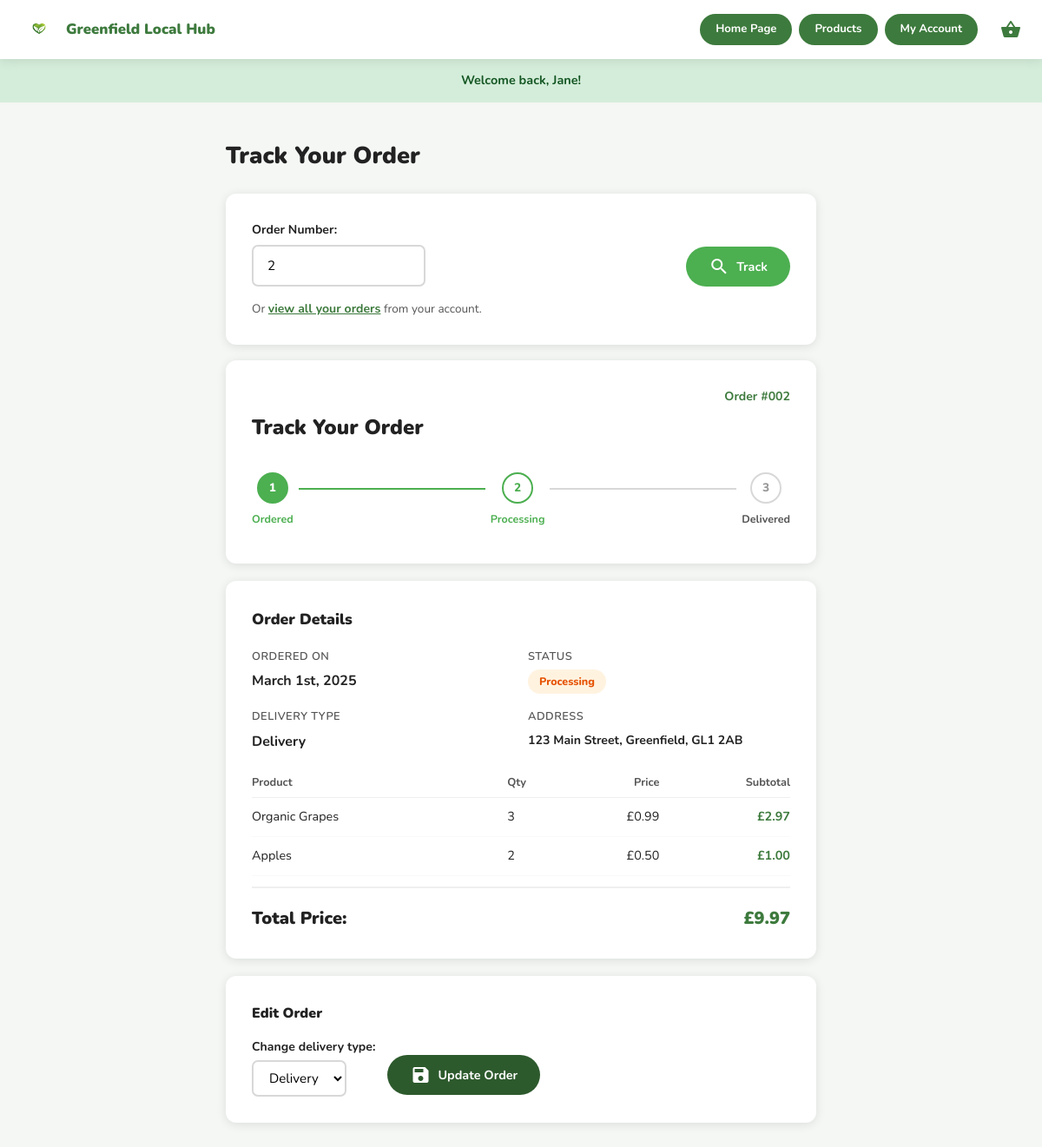
The page /track-order.php?order=2 (signed in) on the database its author committed.
### tables this page shows
CREATE TABLE orders (
    id               INT AUTO_INCREMENT PRIMARY KEY,
    customer_id      INT NOT NULL,
    status           ENUM('ordered','processing','delivered') DEFAULT 'ordered',
    delivery_type    ENUM('pickup','delivery') DEFAULT 'pickup',
    total_price      DECIMAL(10,2) NOT NULL,
    delivery_address TEXT,
    card_name        VARCHAR(255),
    created_at       TIMESTAMP DEFAULT CURRENT_TIMESTAMP,
    FOREIGN KEY (customer_id) REFERENCES users(id)
);

CREATE TABLE order_items (
    id         INT AUTO_INCREMENT PRIMARY KEY,
    order_id   INT NOT NULL,
    product_id INT NOT NULL,
    quantity   INT NOT NULL,
    price      DECIMAL(10,2) NOT NULL,
    FOREIGN KEY (order_id)   REFERENCES orders(id),
    FOREIGN KEY (product_id) REFERENCES products(id)
);

CREATE TABLE products (
    id             INT AUTO_INCREMENT PRIMARY KEY,
    name           VARCHAR(255) NOT NULL,
    description    TEXT,
    price          DECIMAL(10,2) NOT NULL,
    image          VARCHAR(255),
    category_id    INT,
    producer_id    INT,
    stock_quantity INT DEFAULT 100,
    featured       TINYINT(1) DEFAULT 0,
    created_at     TIMESTAMP DEFAULT CURRENT_TIMESTAMP,
    FOREIGN KEY (category_id) REFERENCES categories(id),
    FOREIGN KEY (producer_id) REFERENCES users(id)
);

### includes/db.php (called while the page is built, shortened)
<?php
function isLoggedIn(): bool {
    return !empty($_SESSION['user_id']);
}
function isProducer(): bool {
    return !empty($_SESSION['user_role']) && $_SESSION['user_role'] === 'producer';
}
function formatPrice(float $price): string {
    return '£' . number_format($price, 2);
}

### track-order.php (the view, shortened to what this page needs)
<?php
require_once 'includes/db.php';
$order_id = (int)($_GET['order'] ?? 0);
$order    = null;
$items    = [];
if ($order_id) {
    $stmt = $conn->prepare("SELECT o.*, u.first_name, u.last_name, u.email
                            FROM orders o
                            JOIN users u ON o.customer_id = u.id
                            WHERE o.id = ?");
    $stmt->bind_param('i', $order_id);
    $stmt->execute();
    $order = $stmt->get_result()->fetch_assoc();
    if ($order) {
        $i_stmt = $conn->prepare("SELECT oi.*, p.name, p.image FROM order_items oi
                                  JOIN products p ON oi.product_id = p.id
                                  WHERE oi.order_id = ?");
        $i_stmt->bind_param('i', $order_id);
        $i_stmt->execute();
        $items = $i_stmt->get_result()->fetch_all(MYSQLI_ASSOC);
    } else {
        $error = 'Order not found. Please check your order number.';
        $order_id = 0;
    }
}
$step_map = ['ordered' => 0, 'processing' => 1, 'delivered' => 2];
$current_step = $order ? ($step_map[$order['status']] ?? 0) : 0;
require_once 'includes/header.php';
?>
<main>
<div class="container">
<div class="track-wrapper">
    <h1 style="font-size:1.7rem;font-weight:900;margin-bottom:20px;">Track Your Order</h1>
    <div class="track-card" style="margin-bottom:18px;">
        <form method="POST" action="track-order.php" style="display:flex;gap:12px;align-items:flex-end;">
            <div style="flex:1;">
                <label class="form-label" for="order_id">Order Number:</label>
                <input class="form-input" type="number" id="order_id" name="order_id"
                       placeholder="e.g. 1" min="1"
                       value="<?= $order_id ?: '' ?>" style="max-width:200px;">
            </div>
            <button type="submit" class="btn btn-primary">
                <span class="material-icons">search</span> Track
            </button>
        </form>
        <?php if (isLoggedIn()): ?>
        <div style="margin-top:14px;font-size:.85rem;color:var(--text-mid);">
            Or <a href="account.php" class="form-link">view all your orders</a> from your account.
        </div>
        <?php endif; ?>
    </div>
    <?php if ($order): ?>
    <div class="track-card">
        <div class="track-order-ref">Order #<?= str_pad($order['id'], 3, '0', STR_PAD_LEFT) ?></div>
        <h2 class="track-heading">Track Your Order</h2>
        <div class="progress-wrap">
            <?php
            $steps = ['Ordered', 'Processing', 'Delivered'];
            foreach ($steps as $i => $label):
                $cls = $i < $current_step ? 'done' : ($i === $current_step ? 'active' : '');
            ?>
            <div class="step">
                <div class="step-circle <?= $cls ?>"><?= $i + 1 ?></div>
                <span class="step-name <?= $cls ?>"><?= $label ?></span>
            </div>
            <?php if ($i < count($steps) - 1): ?>
            <div class="step-line <?= $i < $current_step ? 'done' : '' ?>"></div>
            <?php endif; ?>
            <?php endforeach; ?>
        </div>
    </div>
    <div class="track-card">
        <h3 style="font-weight:900;font-size:1.1rem;margin-bottom:18px;">Order Details</h3>
        <div style="display:grid;grid-template-columns:1fr 1fr;gap:16px;margin-bottom:18px;">
            <div>
                <div class="order-detail-label">Ordered on</div>
                <div class="order-detail-value">
                    <?= date('F jS, Y', strtotime($order['created_at'])) ?>
                </div>
            </div>
            <div>
                <div class="order-detail-label">Status</div>
                <div><span class="status-badge status-<?= $order['status'] ?>"><?= ucfirst($order['status']) ?></span></div>
            </div>
            <div>
                <div class="order-detail-label">Delivery Type</div>
                <div class="order-detail-value" style="text-transform:capitalize;">
                    <?= htmlspecialchars($order['delivery_type']) ?>
                </div>
            </div>
            <?php if ($order['delivery_address']): ?>
            <div>
                <div class="order-detail-label">Address</div>
                <div class="order-detail-value" style="font-size:.88rem;"><?= htmlspecialchars($order['delivery_address']) ?></div>
            </div>
            <?php endif; ?>
        </div>
        <table class="order-items-table">
            <thead>
                <tr>
                    <th>Product</th>
                    <th>Qty</th>
                    <th style="text-align:right;">Price</th>
                    <th style="text-align:right;">Subtotal</th>
                </tr>
            </thead>
            <tbody>
                <?php foreach ($items as $item): ?>
                <tr>
                    <td><?= htmlspecialchars($item['name']) ?></td>
                    <td><?= $item['quantity'] ?></td>
                    <td style="text-align:right;"><?= formatPrice($item['price']) ?></td>
                    <td><?= formatPrice($item['price'] * $item['quantity']) ?></td>
                </tr>
                <?php endforeach; ?>
            </tbody>
        </table>
        <div class="basket-total-row" style="margin-top:12px;">
            <span>Total Price:</span>
            <span class="basket-total-price"><?= formatPrice($order['total_price']) ?></span>
        </div>
    </div>
    <?php if ($order['status'] !== 'delivered'): ?>
    <div class="track-card">
        <h3 style="font-weight:900;font-size:1rem;margin-bottom:14px;">Edit Order</h3>
        <form method="POST" action="track-order.php?order=<?= $order_id ?>"
              style="display:flex;align-items:center;gap:14px;flex-wrap:wrap;">
            <div>
                <label class="form-label" style="margin-bottom:4px;">Change delivery type:</label>
                <select name="new_delivery" class="form-input" style="width:auto;padding:8px 14px;">
                    <option value="delivery" <?= $order['delivery_type']==='delivery' ? 'selected' : '' ?>>Delivery</option>
                </select>
            </div>
            <button type="submit" class="btn btn-dark" style="margin-top:18px;">
                <span class="material-icons">save</span> Update Order
            </button>
        </form>
    </div>
    <?php endif; ?>
    <?php endif; ?>
</div>
</div>
</main>
<?php require_once 'includes/footer.php'; ?>

### includes/header.php (shortened to what this page needs)
<?php
$current_page = basename($_SERVER['PHP_SELF']);
$current_dir  = basename(dirname($_SERVER['PHP_SELF']));
?>
<!DOCTYPE html>
<html lang="en">
<head>
    <link rel="stylesheet" href="<?= BASE_URL ?>css/style.css">
</head>
<body>
<nav class="navbar">
    <div class="container nav-container">
        <a href="<?= BASE_URL ?>" class="nav-brand">
            <img src="<?= BASE_URL ?>assets/logo.png" alt="Logo" class="nav-logo">
            <span class="nav-brand-name">Greenfield Local Hub</span>
        </a>
        <div class="nav-links">
            <a href="<?= BASE_URL ?>index.php"
               class="nav-btn <?= $current_page === 'index.php' ? 'active' : '' ?>">Home Page</a>
            <a href="<?= BASE_URL ?>shop.php"
               class="nav-btn <?= $current_page === 'shop.php' ? 'active' : '' ?>">Products</a>
            <?php if (isLoggedIn()): ?>
                <?php if (isProducer()): ?>
                    <a href="<?= BASE_URL ?>producer/dashboard.php"
                       class="nav-btn <?= $current_dir === 'producer' ? 'active' : '' ?>">My Account</a>
                <?php else: ?>
                    <a href="<?= BASE_URL ?>account.php"
                       class="nav-btn <?= $current_page === 'account.php' ? 'active' : '' ?>">My Account</a>
                <?php endif; ?>
            <?php else: ?>
                <a href="<?= BASE_URL ?>login.php"
                   class="nav-btn <?= $current_page === 'login.php' ? 'active' : '' ?>">My Account</a>
            <?php endif; ?>
        </div>
        <a href="<?= BASE_URL ?>basket.php" class="nav-cart" title="View basket">
            <span class="material-icons">shopping_basket</span>
        </a>
    </div>
</nav>
<?php if (!empty($_SESSION['flash_message'])): ?>
    <div class="flash-message flash-<?= htmlspecialchars($_SESSION['flash_type'] ?? 'info') ?>">
        <?= htmlspecialchars($_SESSION['flash_message']) ?>
    </div>
<?php endif; ?>

### includes/footer.php
</body>
</html>

### rows shown on the page
orders: id "002", created_at "March 1st, 2025", status "Processing", delivery_type "Delivery", delivery_address "123 Main Street, Greenfield, GL1 2AB", total_price "£9.97", new_delivery "Delivery"
order_items: product.name "Organic Grapes", quantity "3", price "£0.99", formatPrice($item['price'] * $item['quantity']) "£2.97"
order_items: product.name "Apples", quantity "2", price "£0.50", formatPrice($item['price'] * $item['quantity']) "£1.00"

### other values the page prints
$_SESSION['flash_message'] "Welcome back, Jane!"
$label "Ordered"
$label "Processing"
$label "Delivered"
